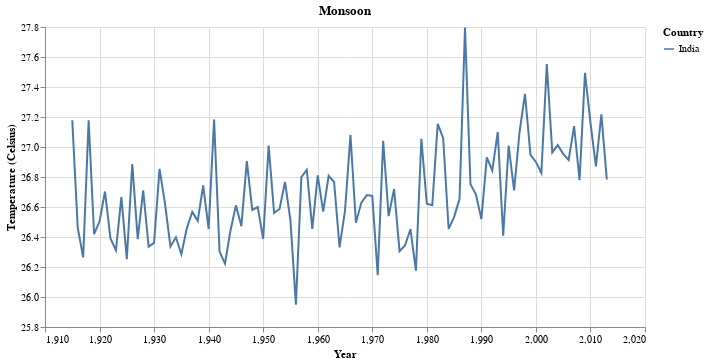

Notebook cell for this chart:
### Code cell
create_chart(top_collapsed[top_collapsed['season'] == 'monsoon'], 'Monsoon')

### Figure 1 — Vega-Lite specification as saved in the notebook (floating-point values rounded to 4 significant figures)
{"config": {"view": {"continuousWidth": 400, "continuousHeight": 300}}, "data": {"name": "data-72781951acbda00760a799ecd486e540"}, "mark": "line", "encoding": {"color": {"field": "country", "title": "Country", "type": "nominal"}, "tooltip": [{"field": "year", "type": "quantitative"}, {"field": "averagetemperature", "type": "quantitative"}, {"field": "country", "type": "nominal"}], "x": {"field": "year", "title": "Year", "type": "quantitative"}, "y": {"field": "averagetemperature", "scale": {"zero": false}, "title": "Temperature (Celsius)", "type": "quantitative"}}, "height": 300, "title": "Monsoon", "width": 600, "$schema": "https://vega.github.io/schema/vega-lite/v4.17.0.json", "datasets": {"data-72781951acbda00760a799ecd486e540": [{"year": 1915, "season": "monsoon", "country": "India", "averagetemperature": 27.18, "movingaverage": 24.92}, {"year": 1916, "season": "monsoon", "country": "India", "averagetemperature": 26.46, "movingaverage": 26.81}, {"year": 1917, "season": "monsoon", "country": "India", "averagetemperature": 26.26, "movingaverage": 26.33}, {"year": 1918, "season": "monsoon", "country": "India", "averagetemperature": 27.18, "movingaverage": 26.8}, {"year": 1919, "season": "monsoon", "country": "India", "averagetemperature": 26.42, "movingaverage": 26.73}, {"year": 1920, "season": "monsoon", "country": "India", "averagetemperature": 26.5, "movingaverage": 26.46}, {"year": 1921, "season": "monsoon", "country": "India", "averagetemperature": 26.7, "movingaverage": 26.67}, {"year": 1922, "season": "monsoon", "country": "India", "averagetemperature": 26.39, "movingaverage": 25.53}, {"year": 1923, "season": "monsoon", "country": "India", "averagetemperature": 26.31, "movingaverage": 26.29}, {"year": 1924, "season": "monsoon", "country": "India", "averagetemperature": 26.67, "movingaverage": 26.48}, {"year": 1925, "season": "monsoon", "country": "India", "averagetemperature": 26.25, "movingaverage": 26.39}, {"year": 1926, "season": "monsoon", "country": "India", "averagetemperature": 26.89, "movingaverage": 26.67}, {"year": 1927, "season": "monsoon", "country": "India", "averagetemperature": 26.39, "movingaverage": 26.6}, {"year": 1928, "season": "monsoon", "country": "India", "averagetemperature": 26.71, "movingaverage": 26.51}, {"year": 1929, "season": "monsoon", "country": "India", "averagetemperature": 26.34, "movingaverage": 26.57}, {"year": 1930, "season": "monsoon", "country": "India", "averagetemperature": 26.36, "movingaverage": 26.32}, {"year": 1931, "season": "monsoon", "country": "India", "averagetemperature": 26.85, "movingaverage": 26.6}, {"year": 1932, "season": "monsoon", "country": "India", "averagetemperature": 26.62, "movingaverage": 26.77}, {"year": 1933, "season": "monsoon", "country": "India", "averagetemperature": 26.34, "movingaverage": 25.63}, {"year": 1934, "season": "monsoon", "country": "India", "averagetemperature": 26.4, "movingaverage": 26.34}, {"year": 1935, "season": "monsoon", "country": "India", "averagetemperature": 26.29, "movingaverage": 26.35}, {"year": 1936, "season": "monsoon", "country": "India", "averagetemperature": 26.46, "movingaverage": 26.34}, {"year": 1937, "season": "monsoon", "country": "India", "averagetemperature": 26.57, "movingaverage": 26.49}, {"year": 1938, "season": "monsoon", "country": "India", "averagetemperature": 26.51, "movingaverage": 26.55}, {"year": 1939, "season": "monsoon", "country": "India", "averagetemperature": 26.74, "movingaverage": 26.61}, {"year": 1940, "season": "monsoon", "country": "India", "averagetemperature": 26.45, "movingaverage": 26.66}, {"year": 1941, "season": "monsoon", "country": "India", "averagetemperature": 27.18, "movingaverage": 26.8}, {"year": 1942, "season": "monsoon", "country": "India", "averagetemperature": 26.3, "movingaverage": 26.75}, {"year": 1943, "season": "monsoon", "country": "India", "averagetemperature": 26.22, "movingaverage": 26.31}, {"year": 1944, "season": "monsoon", "country": "India", "averagetemperature": 26.44, "movingaverage": 26.29}, {"year": 1945, "season": "monsoon", "country": "India", "averagetemperature": 26.61, "movingaverage": 26.52}, {"year": 1946, "season": "monsoon", "country": "India", "averagetemperature": 26.47, "movingaverage": 26.57}, {"year": 1947, "season": "monsoon", "country": "India", "averagetemperature": 26.91, "movingaverage": 26.68}, {"year": 1948, "season": "monsoon", "country": "India", "averagetemperature": 26.58, "movingaverage": 26.77}, {"year": 1949, "season": "monsoon", "country": "India", "averagetemperature": 26.6, "movingaverage": 26.56}, {"year": 1950, "season": "monsoon", "country": "India", "averagetemperature": 26.39, "movingaverage": 26.49}, {"year": 1951, "season": "monsoon", "country": "India", "averagetemperature": 27.01, "movingaverage": 26.74}, {"year": 1952, "season": "monsoon", "country": "India", "averagetemperature": 26.56, "movingaverage": 26.79}, {"year": 1953, "season": "monsoon", "country": "India", "averagetemperature": 26.59, "movingaverage": 26.55}, {"year": 1954, "season": "monsoon", "country": "India", "averagetemperature": 26.77, "movingaverage": 25.33}, {"year": 1955, "season": "monsoon", "country": "India", "averagetemperature": 26.51, "movingaverage": 26.69}, {"year": 1956, "season": "monsoon", "country": "India", "averagetemperature": 25.95, "movingaverage": 26.16}, {"year": 1957, "season": "monsoon", "country": "India", "averagetemperature": 26.8, "movingaverage": 26.42}, {"year": 1958, "season": "monsoon", "country": "India", "averagetemperature": 26.85, "movingaverage": 26.81}, {"year": 1959, "season": "monsoon", "country": "India", "averagetemperature": 26.45, "movingaverage": 26.64}, {"year": 1960, "season": "monsoon", "country": "India", "averagetemperature": 26.81, "movingaverage": 26.65}, {"year": 1961, "season": "monsoon", "country": "India", "averagetemperature": 26.57, "movingaverage": 26.66}, {"year": 1962, "season": "monsoon", "country": "India", "averagetemperature": 26.81, "movingaverage": 26.75}, {"year": 1963, "season": "monsoon", "country": "India", "averagetemperature": 26.77, "movingaverage": 26.8}, {"year": 1964, "season": "monsoon", "country": "India", "averagetemperature": 26.33, "movingaverage": 24.25}, {"year": 1965, "season": "monsoon", "country": "India", "averagetemperature": 26.57, "movingaverage": 26.47}, {"year": 1966, "season": "monsoon", "country": "India", "averagetemperature": 27.08, "movingaverage": 26.88}, {"year": 1967, "season": "monsoon", "country": "India", "averagetemperature": 26.5, "movingaverage": 26.77}, {"year": 1968, "season": "monsoon", "country": "India", "averagetemperature": 26.63, "movingaverage": 26.54}, {"year": 1969, "season": "monsoon", "country": "India", "averagetemperature": 26.68, "movingaverage": 26.67}, {"year": 1970, "season": "monsoon", "country": "India", "averagetemperature": 26.67, "movingaverage": 26.68}, {"year": 1971, "season": "monsoon", "country": "India", "averagetemperature": 26.15, "movingaverage": 26.38}, {"year": 1972, "season": "monsoon", "country": "India", "averagetemperature": 27.04, "movingaverage": 26.64}, {"year": 1973, "season": "monsoon", "country": "India", "averagetemperature": 26.54, "movingaverage": 26.78}, {"year": 1974, "season": "monsoon", "country": "India", "averagetemperature": 26.72, "movingaverage": 26.6}, {"year": 1975, "season": "monsoon", "country": "India", "averagetemperature": 26.31, "movingaverage": 25.9}, {"year": 1976, "season": "monsoon", "country": "India", "averagetemperature": 26.34, "movingaverage": 26.4}, {"year": 1977, "season": "monsoon", "country": "India", "averagetemperature": 26.45, "movingaverage": 26.33}, {"year": 1978, "season": "monsoon", "country": "India", "averagetemperature": 26.18, "movingaverage": 26.31}, {"year": 1979, "season": "monsoon", "country": "India", "averagetemperature": 27.05, "movingaverage": 26.66}, {"year": 1980, "season": "monsoon", "country": "India", "averagetemperature": 26.62, "movingaverage": 26.81}, {"year": 1981, "season": "monsoon", "country": "India", "averagetemperature": 26.61, "movingaverage": 26.61}, {"year": 1982, "season": "monsoon", "country": "India", "averagetemperature": 27.15, "movingaverage": 26.97}, {"year": 1983, "season": "monsoon", "country": "India", "averagetemperature": 27.06, "movingaverage": 27.05}, {"year": 1984, "season": "monsoon", "country": "India", "averagetemperature": 26.45, "movingaverage": 26.73}, {"year": 1985, "season": "monsoon", "country": "India", "averagetemperature": 26.53, "movingaverage": 25.91}, {"year": 1986, "season": "monsoon", "country": "India", "averagetemperature": 26.65, "movingaverage": 26.62}, {"year": 1987, "season": "monsoon", "country": "India", "averagetemperature": 27.8, "movingaverage": 27.24}, {"year": 1988, "season": "monsoon", "country": "India", "averagetemperature": 26.75, "movingaverage": 27.24}, {"year": 1989, "season": "monsoon", "country": "India", "averagetemperature": 26.68, "movingaverage": 26.75}, {"year": 1990, "season": "monsoon", "country": "India", "averagetemperature": 26.52, "movingaverage": 26.54}, {"year": 1991, "season": "monsoon", "country": "India", "averagetemperature": 26.93, "movingaverage": 26.83}, {"year": 1992, "season": "monsoon", "country": "India", "averagetemperature": 26.84, "movingaverage": 26.88}, {"year": 1993, "season": "monsoon", "country": "India", "averagetemperature": 27.1, "movingaverage": 26.91}, {"year": 1994, "season": "monsoon", "country": "India", "averagetemperature": 26.41, "movingaverage": 26.75}, {"year": 1995, "season": "monsoon", "country": "India", "averagetemperature": 27.01, "movingaverage": 26.08}, {"year": 1996, "season": "monsoon", "country": "India", "averagetemperature": 26.71, "movingaverage": 26.91}, {"year": 1997, "season": "monsoon", "country": "India", "averagetemperature": 27.1, "movingaverage": 26.87}, {"year": 1998, "season": "monsoon", "country": "India", "averagetemperature": 27.35, "movingaverage": 27.19}, {"year": 1999, "season": "monsoon", "country": "India", "averagetemperature": 26.95, "movingaverage": 27.18}, {"year": 2000, "season": "monsoon", "country": "India", "averagetemperature": 26.9, "movingaverage": 26.88}, {"year": 2001, "season": "monsoon", "country": "India", "averagetemperature": 26.83, "movingaverage": 26.86}, {"year": 2002, "season": "monsoon", "country": "India", "averagetemperature": 27.55, "movingaverage": 27.33}, {"year": 2003, "season": "monsoon", "country": "India", "averagetemperature": 26.96, "movingaverage": 27.14}, {"year": 2004, "season": "monsoon", "country": "India", "averagetemperature": 27.01, "movingaverage": 27.03}, {"year": 2005, "season": "monsoon", "country": "India", "averagetemperature": 26.95, "movingaverage": 26.92}, {"year": 2006, "season": "monsoon", "country": "India", "averagetemperature": 26.91, "movingaverage": null}, {"year": 2007, "season": "monsoon", "country": "India", "averagetemperature": 27.14, "movingaverage": 26.99}, {"year": 2008, "season": "monsoon", "country": "India", "averagetemperature": 26.78, "movingaverage": 26.98}, {"year": 2009, "season": "monsoon", "country": "India", "averagetemperature": 27.5, "movingaverage": 27.09}, {"year": 2010, "season": "monsoon", "country": "India", "averagetemperature": 27.16, "movingaverage": 27.35}, {"year": 2011, "season": "monsoon", "country": "India", "averagetemperature": 26.87, "movingaverage": 27.03}, {"year": 2012, "season": "monsoon", "country": "India", "averagetemperature": 27.22, "movingaverage": 27.07}, {"year": 2013, "season": "monsoon", "country": "India", "averagetemperature": 26.78, "movingaverage": 26.96}]}}
